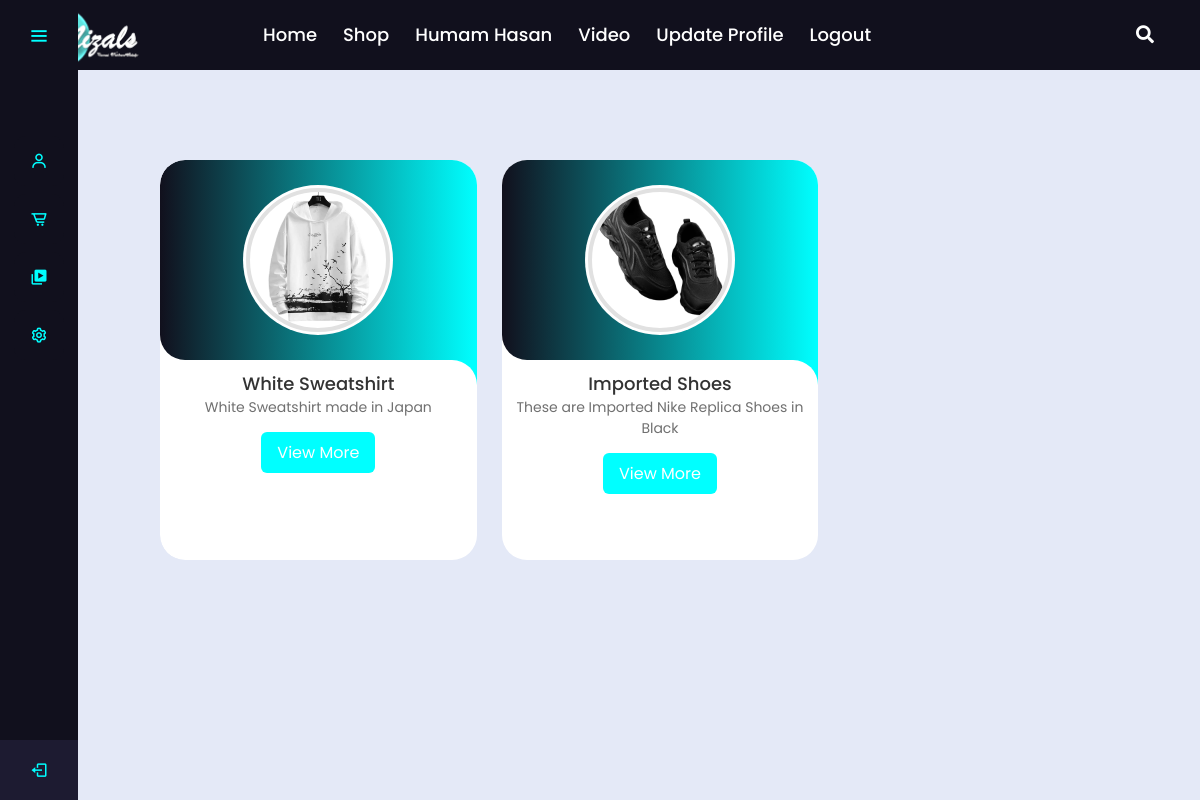
Page /shop.php (signed in) on the committed database.
### tables this page shows
CREATE TABLE `product` (
  `p_id` int(11) NOT NULL,
  `product_name` varchar(50) NOT NULL,
  `description` varchar(255) NOT NULL,
  `prod_pic` varchar(500) NOT NULL,
  `old_price` int(11) NOT NULL,
  `new_price` int(11) NOT NULL,
  `shippingprice` int(11) NOT NULL,
  `category_id` int(11) NOT NULL
);

### shop.php (the view, shortened to what this page needs)
<!DOCTYPE html>
    <html lang="en">
    <head>
        <link rel="stylesheet" href="css/swiper-bundle.min.css">
        <link rel="stylesheet" href="css/shop.css">
    </head>
    <body>
<?php include "sidebar.php" ?>
    <?php
include "config.php";
$sql = "SELECT * FROM product";
$result = $conn->query($sql);
?>
<div class="shop-container-main">
        <div class="slide-container swiper">
            <div class="slide-content">
                <div class="card-wrapper swiper-wrapper">
<?php while ($row = $result->fetch_assoc()) { ?>
                    <div class="card swiper-slide">
                        <div class="image-content">
                            <div class="card-image">
                                <img src="admin/<?php echo $row['prod_pic']; ?>" alt="" class="card-img">
                            </div>
                        </div>
                        <div class="card-content">
                            <h2 class="name"><?php echo $row['product_name']; ?></h2>
                            <p class="description"><?php echo $row['description']; ?></p>
                            <a href="product.php?id=<?php echo $row["p_id"] ?>"><button class="button">View More</button></a>
                        </div>
                    </div>
                    <?php } ?>
                </div>
            </div>
        </div>
        </div>
</body>
</html>

### sidebar.php (shortened to what this page needs)
<!DOCTYPE html>
<html lang="en" dir="ltr">
  <head>
  <link rel="stylesheet" href="https://cdnjs.cloudflare.com/ajax/libs/font-awesome/5.15.3/css/all.min.css"/>
    <link href='https://unpkg.com/boxicons@2.0.7/css/boxicons.min.css' rel='stylesheet'>
    <link href='https://unpkg.com/boxicons@2.0.7/css/boxicons.min.css' rel='stylesheet'>
   </head>
<body style="padding: 0; ">
  <div class="sidebar">
    <div class="logo-details">
        <a href="index.php"><div class="logo_name"><img src="img/nav-logo-removebg-preview.png" alt="" class="logo-img-nav" ></div></a>
        <i class='bx bx-menu side-li-search-and-adjust' id="btn" ></i>
    </div>
    <br><br>
    <ul class="nav-list">
      <li>
       <a href="account.php">
         <i class='bx bx-user' ></i>
       </a>
     </li>
     <li>
       <a href="shop.php">
         <i class='bx bx-cart-alt' ></i>
       </a>
     </li>
     <li>
       <a href="video.php">
         <i class='bx bxs-videos'></i>
       </a>
     </li>
     <li>
       <a href="update-account.php?c_id=<?php echo $_SESSION['c_id']; ?>">
         <i class='bx bx-cog' ></i>
       </a>
     </li>
     <li class="profile">
      <div class="profile-details">
        <div class="name_job">
          <div class="name"><?php echo $_SESSION['first_name'] . ' ' . $_SESSION['last_name']; ?></div>
        </div>
      </div>
      <a href="logout.php"><i class='bx bx-log-out' id="log_out"></i></a>
    </li>
    </ul>
  </div>
  <div class="wrapper">
    <nav>
      <div class="content">
      <div class="logo"><a href="index.php"><img src="img/nav-logo-removebg-preview.png" alt="" class="logo-img-nav" ></a></div>
        <ul class="links">
          <li><a href="index.php">Home</a></li>
          <li><a href="shop.php">Shop</a></li>
          <li><a href="account.php"><?php echo $_SESSION['first_name'] . ' ' . $_SESSION['last_name']; ?></a></li>
          <li><a href="video.php">Video</a></li>
          <li><a href="update-account.php?c_id=<?php echo $_SESSION['c_id']; ?>">Update Profile</a></li>
          <li><a href="logout.php">Logout</a></li>
        </ul>
      </div>
      <label for="show-search" class="search-icon"><i class="fas fa-search"></i></label>
    </nav>
  </div>

### css/shop.css (style rules this page uses)
* { margin: 0; padding: 0; box-sizing: border-box; font-family: 'Poppins', sans-serif; }
body { min-height: 100vh; display: flex; align-items: center; justify-content: center; background-color: #f3f3f3; }
.shop-container-main { padding-top: 10%; padding-left: 10%; }
.slide-container { max-width: 1120px; width: 100%; padding: 40px 0; }
.slide-content { margin: 0 40px; overflow: hidden; border-radius: 25px; }
.card { height: 400px; border-radius: 25px; background-color: #FFF; }
.image-content, .card-content { display: flex; flex-direction: column; align-items: center; padding: 10px 14px; }
.image-content { position: relative; row-gap: 5px; padding: 25px 0; }
.card-image { position: relative; height: 150px; width: 150px; border-radius: 50%; background: #FFF; padding: 3px; }
.card-image .card-img { height: 100%; width: 100%; object-fit: cover; border-radius: 50%; border: 4px solid aquamarine; transition: background 0.3s ease-in; filter: grayscale(100%); }
.name { font-size: 18px; font-weight: 500; color: #333; }
.description { font-size: 14px; color: #707070; text-align: center; }
.button { border: none; font-size: 16px; color: #FFF; padding: 8px 16px; background-color: aqua; border-radius: 6px; margin: 14px; cursor: pointer; transition: all 0.3s ease; }

### sidebar.php (style rules this page uses)
* { margin: 0; padding: 0; box-sizing: border-box; font-family: "Poppins" , sans-serif; }
body { display:block; background: #E4E9F7; }
.sidebar { position: fixed; left: 0; top: 0; height: 100%; width: 78px; background: #11101D; padding: 6px 14px; z-index: 99; transition: all 0.5s ease; border: 0; }
.sidebar .logo-details { height: 60px; display: flex; align-items: center; position: relative; }
.sidebar .logo-details #btn { position: absolute; top: 50%; right: 0; transform: translateY(-50%); font-size: 22px; transition: all 0.4s ease; font-size: 23px; text-align: center; cursor: pointer; transition: all 0.5s ease; }
.sidebar i { color: aqua; height: 60px; min-width: 50px; font-size: 28px; text-align: center; line-height: 60px; }
.sidebar .nav-list { margin-top: 20px; height: 100%; }
.sidebar li { position: relative; margin: 8px 0; list-style: none; }
.sidebar li a { display: flex; height: 100%; width: 100%; border-radius: 12px; align-items: center; text-decoration: none; transition: all 0.4s ease; background: #11101D; }
.sidebar li i { height: 50px; line-height: 50px; font-size: 18px; border-radius: 12px; }
.sidebar li.profile { position: fixed; height: 60px; width: 78px; left: 0; bottom: -8px; padding: 10px 14px; background: #1d1b31; transition: all 0.5s ease; overflow: hidden; }
.sidebar li .profile-details { display: flex; align-items: center; flex-wrap: nowrap; }
.sidebar li.profile .name, .sidebar li.profile .job { font-size: 15px; font-weight: 400; color: #fff; white-space: nowrap; }
.sidebar .profile #log_out { position: absolute; top: 50%; right: 0; transform: translateY(-50%); background: #1d1b31; width: 100%; height: 60px; line-height: 60px; border-radius: 0px; transition: all 0.5s ease; }
.nav-list li { height: 50px; }
* { margin: 0; padding: 0; box-sizing: border-box; text-decoration: none; font-family: 'Poppins', sans-serif; }
.wrapper { background: #11101D; position: fixed; width: 100%; padding: 0; z-index: 1; }
.wrapper nav { position: relative; display: flex; max-width: calc(100% - 200px); margin: 0 auto; height: 70px; align-items: center; justify-content: space-between; }
nav .content { display: flex; align-items: center; }
nav .content .links { margin-left: 80px; display: flex; }
.content .logo a { color: #fff; font-size: 30px; font-weight: 600; }
.content .links li { display: none; list-style: none; line-height: 70px; }
.content .links li a, .content .links li label { color: #fff; font-size: 18px; font-weight: 500; padding: 9px 17px; border-radius: 5px; transition: all 0.3s ease; }
.wrapper .search-icon, .wrapper .menu-icon { color: #fff; font-size: 18px; cursor: pointer; line-height: 70px; width: 70px; text-align: center; }
@media screen and (max-width: 1250px) { .wrapper nav { max-width: 100%; padding: 0 20px; } }
@media screen and (max-width: 1250px) { nav .content .links { margin-left: 30px; } }
@media screen and (max-width: 1250px) { .content .links li { display: block; } }
@media screen and (max-width: 1250px) { .content .links li a { padding: 8px 13px; } }

### rows in the picture
product: prod_pic (picture), product_name "White Sweatshirt", description "White Sweatshirt made in Japan"
product: prod_pic (picture), product_name "Imported Shoes", description "These are Imported Nike Replica Shoes in Black"

### other values in the picture
$_SESSION['first_name'] "Humam"
$_SESSION['last_name'] "Hasan"
